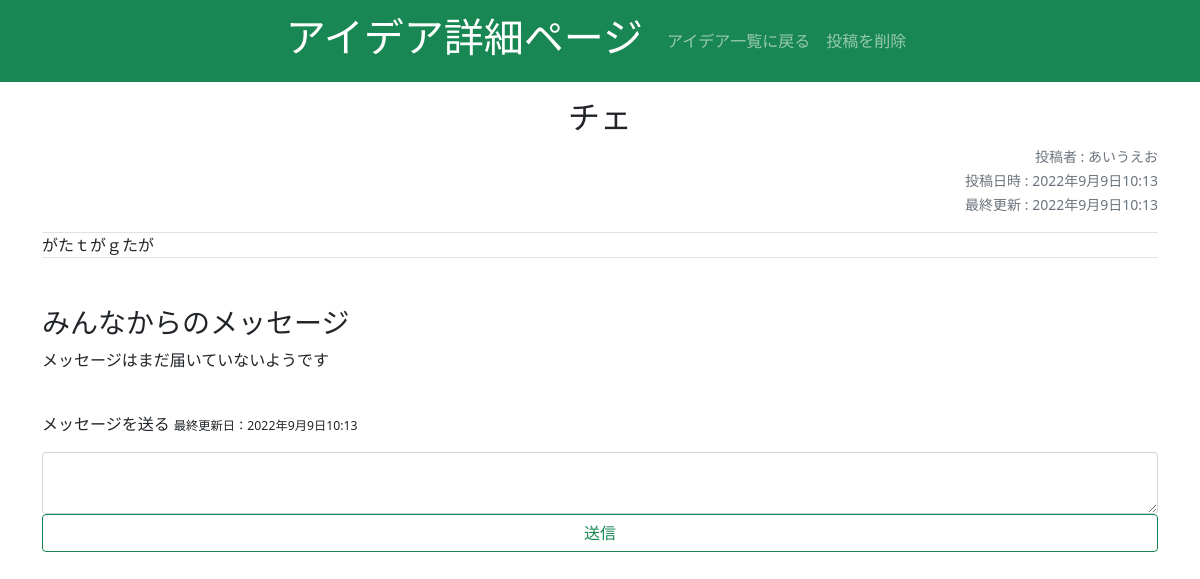
Screenshot of /idea_detail/12/ with the database file from the repository.
### dottalk/models.py (models this page shows, shortened)
class Idea(models.Model):
    title = models.CharField(max_length=128)
    text = models.TextField()
    posted_at = models.DateTimeField(auto_now_add=True)
    last_modify = models.DateTimeField(auto_now=True)
    posted_by = models.CharField(max_length=100)
    posted_by_id = models.IntegerField()

### dottalk/views.py (the view, shortened to what this page needs)
# urls.py: path("idea_detail/<int:id>/",views.idea_detail,name="idea_detail"),
def idea_detail(request,id):
    template_name = "HTML/idea_detail.html"
    try:
        Idea = models.Idea.objects.get(id=id)
        loginuser = models.Account.objects.get(user=request.user)
        loginuserID = loginuser.id
    except models.Idea.DoesNotExist:
        raise Http404
    context = {"Idea":Idea,
               "loginuserID":loginuserID}
    return render(request,template_name,context)

### dottalk/templates/HTML/idea_detail.html (shortened to what this page needs)
<!DOCTYPE html>
{% load static %}
<html lang="en">
<head>
  <link rel="stylesheet" href="{% static 'css/bootstrap.min.css' %}">
</head>
<body>
<nav class="navbar navbar-expand navbar-dark bg-success sticky-top">
  <div class="collapse navbar-collapse justify-content-center" id="navmenu1">
    <a href="#" class="navbar-brand"><h1>アイデア詳細ページ</h1></a>
    <div class="navbar-nav">
        <a class="nav-item nav-link" href="{% url 'idea_list' %}">アイデア一覧に戻る</a>
        <a class="nav-item nav-link" data-bs-toggle="modal" data-bs-target="#exampleModal">投稿を削除</a>
    </div>
  </div>
</nav>
<div class="container mt-3 mb-5 justify-content-between">
    <div class="text-center">
        <h2>{{ Idea.title }}</h2>
    </div>
    <div class="text-end">
        <small class="text-muted" >投稿者 : {{ Idea.posted_by }}</small></br>
        <small class="text-muted" >投稿日時 : {{ Idea.posted_at }}</small></br>
        <small class="text-muted" >最終更新 : {{ Idea.last_modify }}</small>
    </div>
    <div class="border-top border-bottom text-wrap text-break mt-3">
        {{ Idea.text }}
    </div>
</div>
<div class="container mb-5 justify-content-between">
    <h3>みんなからのメッセージ</h3>
    <ul class="list-group">
        {% for idea_comment in Idea.idea_comments.all %}
        <li class="list-group-item">
            <small><small>{{ idea_comment.posted_by }} - {{ idea_comment.posted_at|date:"y/n/j"}}</small></small></br>
            <div>{{ idea_comment.text }}</div>
        </li>
        {% empty %}
        <p>メッセージはまだ届いていないようです</p>
        {% endfor %}
    </ul>
    <div class="row">
        <div class="justify-content-around">
            <form action="" method="POST">
                <br>
                <p><label for="com">メッセージを送る</label>
                    <small><small>最終更新日：{{ Idea.last_modify }}</small></small></p>
                <textarea name="text" class="form-control" id="com"></textarea>
                <div class="d-grid gap-2 mb-5">
                    <button class="btn btn-outline-success" type="submit" id="button-addon">送信</button>
                </div>
            </form>
        </div>
    </div>
</div>
</body>
</html>

### rows the page displays
Idea: title "チェ", posted_by "あいうえお", posted_at "2022年9月9日10:13", last_modify "2022年9月9日10:13", text "がたｔがｇたが"
